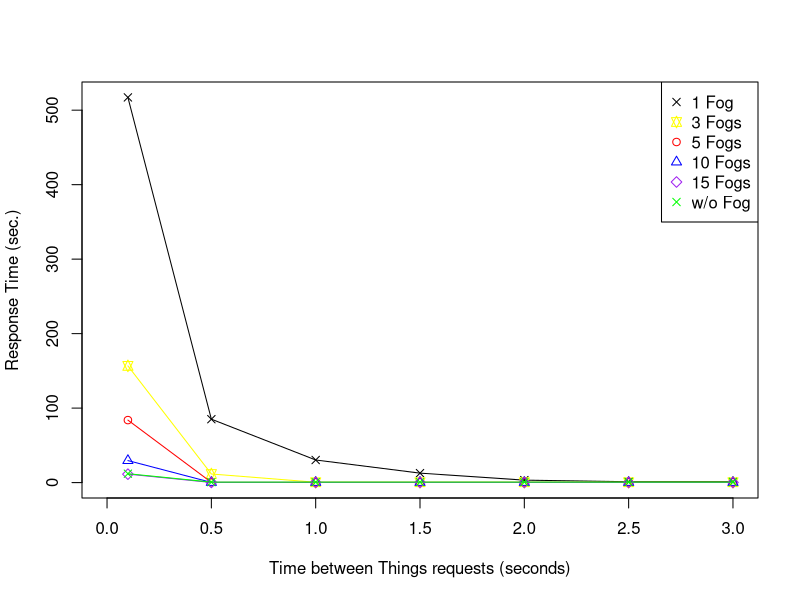
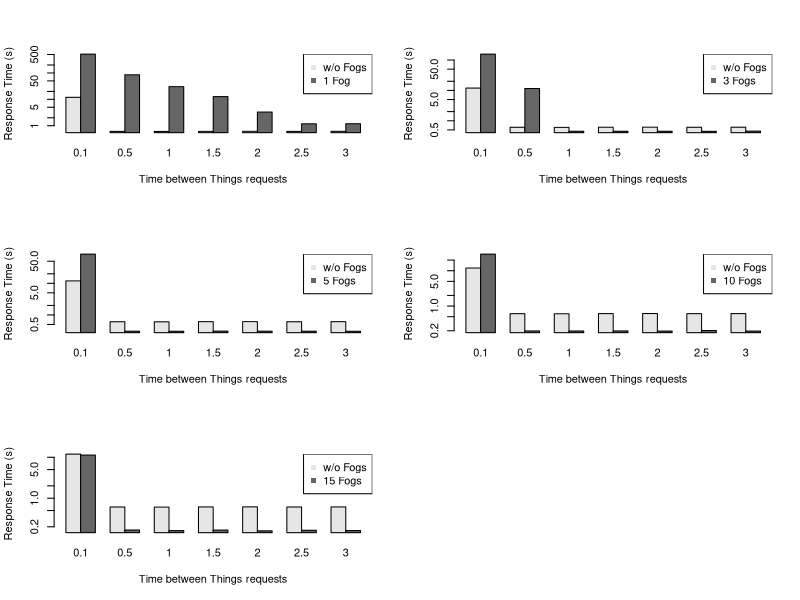

Write R code to recreate these figures, in order.
## ---- chunk 1

## ---- chunk 2
MRT_1F <-c(517.1468515630205, 85.13094142168089, 30.333207896694553, 12.694776264558937, 3.3041601673945418, 1.1823111717498882, 1.1892293502386786)

MRT_3F <-c(156.68929936163462, 11.540837783562276, 0.4512835621696538, 0.4509797929766453, 0.4502068233039181, 0.4496185276300172, 0.4543157082191288)

MRT_5F <-c(83.90319666471157, 0.3068151086494968, 0.30522314133037304, 0.3072588968084928, 0.30655265997285697, 0.3055812715727718, 0.3053297166713006)

MRT_10F <-c(29.55430642951759, 0.19832832665772515, 0.1971923924717474, 0.19796648905716516, 0.19615594370806338, 0.2034569237883263, 0.19617420889447737)

MRT_15F <-c(11.317736530583566, 0.167364215666193, 0.16172168266811013, 0.16701085329580515, 0.1598052657153692, 0.1645934043532696, 0.16216563797118075)

MRT_sem_F <-c(11.93430909937736, 0.6095414637034009, 0.6060645101029295, 0.612167181646899, 0.6146761002685637, 0.6096747087200697, 0.6125810476877268)

clock <- c(0.1, 0.5, 1, 1.5, 2, 2.5, 3)
## ---- chunk 3
xlim <- max(clock)
ylim <- max(c(MRT_1F, MRT_3F, MRT_5F, MRT_10F, MRT_15F, MRT_sem_F))

plot(clock, MRT_1F, type="o", col="black", pch=4, 
     xlim=c(0, xlim), ylim=c(0, ylim),
     ylab="Response Time (sec.)",
     xlab="Time between Things requests (seconds)")
lines(clock, MRT_3F, type="o", col="yellow", pch=11)
lines(clock, MRT_5F, type="o", col="red", pch=1)
lines(clock, MRT_10F, type="o", col="blue", pch=2)
lines(clock, MRT_15F, type="o", col="purple", pch=5)
lines(clock, MRT_sem_F, type="o", col="green", pch=4)

legend("topright", pch=c(4, 11, 1, 2, 5, 4),
       col=c("black", "yellow", "red", "blue", "purple", "green"),
       legend=c("1 Fog", "3 Fogs", "5 Fogs", "10 Fogs", "15 Fogs", "w/o Fog"))

## ---- chunk 4
layout(matrix(c(1, 2,
                3, 4,
                5, 0), nrow=3, byrow=TRUE))


barplot(rbind(MRT_sem_F, MRT_1F), 
        names.arg=clock,
        log="y", 
        col=c("#E6E6E6", "#666666"),
        beside=T, 
        xlab="Time between Things requests",
        ylab="Response Time (s)")
legend("topright", pch=c(15, 15), 
       col=c("#E6E6E6", "#666666"),
       legend=c("w/o Fogs", "1 Fog"))

barplot(rbind(MRT_sem_F, MRT_3F), 
        names.arg=clock,
        log="y", 
        col=c("#E6E6E6", "#666666"),
        beside=T, 
        xlab="Time between Things requests",
        ylab="Response Time (s)")
legend("topright", pch=c(15, 15), 
       col=c("#E6E6E6", "#666666"),
       legend=c("w/o Fogs", "3 Fogs"))

barplot(rbind(MRT_sem_F, MRT_5F), 
        names.arg=clock,
        log="y", 
        col=c("#E6E6E6", "#666666"),
        beside=T, 
        xlab="Time between Things requests",
        ylab="Response Time (s)")
legend("topright", pch=c(15, 15), 
       col=c("#E6E6E6", "#666666"),
       legend=c("w/o Fogs", "5 Fogs"))

barplot(rbind(MRT_sem_F, MRT_10F), 
        names.arg=clock,
        log="y", 
        col=c("#E6E6E6", "#666666"),
        beside=T, 
        xlab="Time between Things requests",
        ylab="Response Time (s)")
legend("topright", pch=c(15, 15), 
       col=c("#E6E6E6", "#666666"),
       legend=c("w/o Fogs", "10 Fogs"))

barplot(rbind(MRT_sem_F, MRT_15F), 
        names.arg=clock,
        log="y", 
        col=c("#E6E6E6", "#666666"),
        beside=T, 
        xlab="Time between Things requests",
        ylab="Response Time (s)")
legend("topright", pch=c(15, 15), 
       col=c("#E6E6E6", "#666666"),
       legend=c("w/o Fogs", "15 Fogs"))
